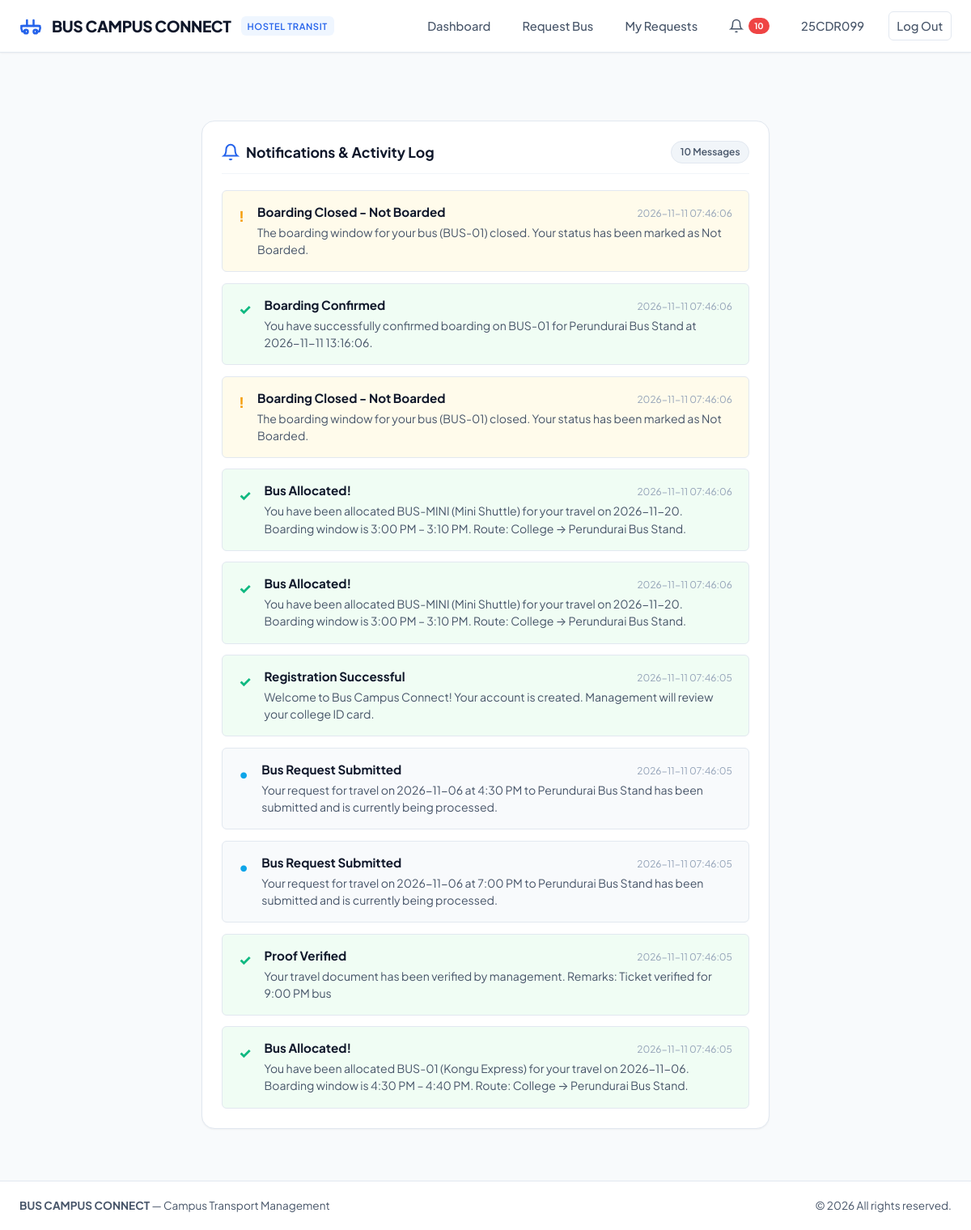
The app's page /student/notifications (signed in) with its own data.
### tables this page shows
CREATE TABLE notifications (
    id INTEGER PRIMARY KEY AUTOINCREMENT,
    user_id INTEGER NOT NULL,
    title TEXT NOT NULL,
    message TEXT NOT NULL,
    notification_type TEXT DEFAULT 'info',
    is_read INTEGER DEFAULT 0,
    created_at TIMESTAMP DEFAULT CURRENT_TIMESTAMP,
    FOREIGN KEY (user_id) REFERENCES users (id) ON DELETE CASCADE
);

### routes/student_routes.py (the view)
@student_bp.route('/notifications')
@login_required
@role_required('student')
def notifications():
    NotificationService.mark_all_as_read(session['user_id'])
    user_notifications = NotificationService.get_user_notifications(session['user_id'])
    return render_template('student/notifications.html', notifications=user_notifications)

### app.py (called while the page is built)
@app.context_processor
def inject_global_data():
    unread_count = 0
    if 'user_id' in session:
        try:
            unread_count = NotificationService.get_unread_count(session['user_id'])
        except Exception:
            unread_count = 0
    return {
        'current_user_name': session.get('name'),
        'current_user_role': session.get('role'),
        'current_user_reg': session.get('register_number'),
        'unread_notification_count': unread_count,
        'now_year': datetime.now().year,
        'destination_fixed': 'Perundurai Bus Stand'
    }

### database/db.py (called while the page is built)
def get_db():
    if 'db' not in g:
        g.db = sqlite3.connect(
            DATABASE_PATH,
            detect_types=sqlite3.PARSE_DECLTYPES | sqlite3.PARSE_COLNAMES
        )
        g.db.row_factory = sqlite3.Row
        g.db.execute("PRAGMA foreign_keys = ON;")
    return g.db

def query_db(query, args=(), one=False):
    cur = get_db().execute(query, args)
    rv = cur.fetchall()
    cur.close()
    return (dict(rv[0]) if rv else None) if one else [dict(row) for row in rv]

def execute_db(query, args=(), commit=True):
    db = get_db()
    cur = db.cursor()
    cur.execute(query, args)
    last_id = cur.lastrowid
    cur.close()
    if commit:
        db.commit()
    return last_id

### routes/auth_routes.py (called while the page is built)
def login_required(f):
    @wraps(f)
    def decorated_function(*args, **kwargs):
        if 'user_id' not in session:
            flash("Please log in to access this page.", "warning")
            return redirect(url_for('auth.login_student'))
        return f(*args, **kwargs)
    return decorated_function

def role_required(required_role):
    def decorator(f):
        @wraps(f)
        def decorated_function(*args, **kwargs):
            if 'user_id' not in session:
                flash("Please log in to access this page.", "warning")
                return redirect(url_for('auth.login_student'))
            if session.get('role') != required_role:
                flash(f"Unauthorized. Access restricted to {required_role} accounts.", "danger")
                if session.get('role') == 'management':
                    return redirect(url_for('management.dashboard'))
                else:
                    return redirect(url_for('student.dashboard'))
            return f(*args, **kwargs)
        return decorated_function
    return decorator

### services/notification_service.py (called while the page is built)
    @staticmethod
    def mark_all_as_read(user_id):
        sql = "UPDATE notifications SET is_read = 1 WHERE user_id = ?"
        execute_db(sql, (user_id,))

### templates/student/notifications.html (shortened to what this page needs)
{% extends "base.html" %}
{% block content %}
<div class="student-content" style="max-width: 750px; margin: 2rem auto;">
  <div class="card">
    <div class="card-header">
      <div class="card-title">
        <svg width="22" height="22" viewBox="0 0 24 24" fill="none" stroke="currentColor" stroke-width="2.2" style="color: var(--primary);"><path d="M18 8A6 6 0 0 0 6 8c0 7-3 9-3 9h18s-3-2-3-9"></path><path d="M13.73 21a2 2 0 0 1-3.46 0"></path></svg>
        <span>Notifications &amp; Activity Log</span>
      </div>
      <span class="badge badge-secondary">{{ notifications|length }} Messages</span>
    </div>
    {% if notifications %}
      <div style="display: flex; flex-direction: column; gap: 0.85rem;">
        {% for n in notifications %}
          <div style="padding: 1rem 1.25rem; border-radius: var(--radius-sm); border: 1px solid var(--border); background: {% if n.notification_type == 'success' %}#f0fdf4{% elif n.notification_type == 'warning' %}#fffbeb{% elif n.notification_type == 'danger' %}#fef2f2{% else %}#f8fafc{% endif %}; display: flex; align-items: flex-start; gap: 1rem;">
            <div style="margin-top: 0.15rem;">
              {% if n.notification_type == 'success' %}
                <span style="color: var(--success); font-weight: 800; font-size: 1.1rem;">&check;</span>
              {% elif n.notification_type == 'danger' %}
                <span style="color: var(--danger); font-weight: 800; font-size: 1.1rem;">&cross;</span>
              {% elif n.notification_type == 'warning' %}
                <span style="color: var(--warning); font-weight: 800; font-size: 1.1rem;">&excl;</span>
              {% else %}
                <span style="color: var(--info); font-weight: 800; font-size: 1.1rem;">&bull;</span>
              {% endif %}
            </div>
            <div style="flex-grow: 1;">
              <div style="display: flex; justify-content: space-between; align-items: baseline;">
                <h4 style="font-size: 0.95rem; font-weight: 700; color: var(--text-primary);">{{ n.title }}</h4>
                <span style="font-size: 0.75rem; color: var(--text-muted);">{{ n.created_at }}</span>
              </div>
              <p style="font-size: 0.88rem; color: var(--text-secondary); margin-top: 0.25rem;">{{ n.message }}</p>
            </div>
          </div>
        {% endfor %}
      </div>
    {% else %}
      <p style="text-align: center; color: var(--text-muted); padding: 3rem 1.5rem;">No notifications found.</p>
    {% endif %}
  </div>
</div>
{% endblock %}

### static/css/styles.css (style rules this page uses)
:root { --primary: #2563eb; --primary-hover: #1d4ed8; --primary-light: #eff6ff; --primary-dark: #1e40af; --secondary: #475569; --secondary-light: #f1f5f9; --accent: #8b5cf6; --accent-light: #f5f3ff; --success: #10b981; --success-light: #ecfdf5; --success-dark: #047857; --warning: #f59e0b; --warning-light: #fffbeb; --warning-dark: #b45309; --danger: #ef4444; --danger-light: #fef2f2; --danger-dark: #b91c1c; --info: #0ea5e9; --info-light: #f0f9ff; --bg-body: #f8fafc; --bg-card: #ffffff; --bg-sidebar: #0f172a; --bg-sidebar-hover: #1e293b; --text-primary: #0f172a; --text-secondary: #475569; --text-muted: #94a3b8; --text-on-dark: #f8fafc; --border: #e2e8f0; --border-light: #f1f5f9; --border-focus: #3b82f6; --radius-sm: 6px; --radius-md: 10px; --radius-lg: 16px; --radius-full: 9999px; --shadow-sm: 0 1px 2px 0 rgba(0, 0, 0, 0.05); --shadow-md: 0 4px 6px -1px rgba(0, 0, 0, 0.1), 0 2px 4px -1px rgba(0, 0, 0, 0.06); --shadow-lg: 0 10px 15px -3px rgba(0, 0, 0, 0.1), 0 4px 6px -2px rgba(0, 0, 0, 0.05); --shadow-xl: 0 20px 25px -5px rgba(0, 0, 0, 0.1), 0 10px 10px -5px rgba(0, 0, 0, 0.04); --font-main: -apple-system, BlinkMacSystemFont, "Segoe UI", Roboto, "Helvetica Neue", Arial, sans-serif; --font-mono: ui-monospace, SFMono-Regular, Menlo, Monaco, Consolas, "Liberation Mono", monospace; --transition: all 0.2s cubic-bezier(0.4, 0, 0.2, 1); }
* { box-sizing: border-box; margin: 0; padding: 0; }
body { font-family: var(--font-main); background-color: var(--bg-body); color: var(--text-primary); line-height: 1.5; -webkit-font-smoothing: antialiased; display: flex; flex-direction: column; min-height: 100vh; }
h1, h2, h3, h4, h5, h6 { font-weight: 700; color: var(--text-primary); line-height: 1.25; }
.student-content { flex-grow: 1; padding: 2rem 1.5rem; max-width: 1200px; width: 100%; margin: 0 auto; }
.badge { display: inline-flex; align-items: center; gap: 0.35rem; font-size: 0.75rem; font-weight: 600; padding: 0.25rem 0.65rem; border-radius: var(--radius-full); text-transform: capitalize; white-space: nowrap; }
.badge-secondary { background: var(--secondary-light); color: var(--secondary); border: 1px solid #e2e8f0; }
.card { background: var(--bg-card); border: 1px solid var(--border); border-radius: var(--radius-lg); box-shadow: var(--shadow-sm); padding: 1.5rem; transition: var(--transition); }
.card-header { display: flex; align-items: center; justify-content: space-between; margin-bottom: 1.25rem; padding-bottom: 0.75rem; border-bottom: 1px solid var(--border-light); }
.card-title { font-size: 1.1rem; font-weight: 700; color: var(--text-primary); display: flex; align-items: center; gap: 0.5rem; }

### templates/base.html (style rules this page uses)
body { font-family: 'Plus Jakarta Sans', -apple-system, sans-serif; }

### records on screen
notifications: title "Boarding Closed - Not Boarded", created_at "2026-11-11 07:46:06", message "The boarding window for your bus (BUS-01) closed. Your status has been marked as Not Boarded."
notifications: title "Boarding Confirmed", created_at "2026-11-11 07:46:06", message "You have successfully confirmed boarding on BUS-01 for Perundurai Bus Stand at 2026-11-11 13:16:06."
notifications: title "Boarding Closed - Not Boarded", created_at "2026-11-11 07:46:06", message "The boarding window for your bus (BUS-01) closed. Your status has been marked as Not Boarded."
notifications: title "Bus Allocated!", created_at "2026-11-11 07:46:06", message "You have been allocated BUS-MINI (Mini Shuttle) for your travel on 2026-11-20. Boarding window is 3:00 PM – 3:10 PM. Route: College → Perundurai Bus Stand."
notifications: title "Bus Allocated!", created_at "2026-11-11 07:46:06", message "You have been allocated BUS-MINI (Mini Shuttle) for your travel on 2026-11-20. Boarding window is 3:00 PM – 3:10 PM. Route: College → Perundurai Bus Stand."
notifications: title "Registration Successful", created_at "2026-11-11 07:46:05", message "Welcome to Bus Campus Connect! Your account is created. Management will review your college ID card."
notifications: title "Bus Request Submitted", created_at "2026-11-11 07:46:05", message "Your request for travel on 2026-11-06 at 4:30 PM to Perundurai Bus Stand has been submitted and is currently being processed."
notifications: title "Bus Request Submitted", created_at "2026-11-11 07:46:05", message "Your request for travel on 2026-11-06 at 7:00 PM to Perundurai Bus Stand has been submitted and is currently being processed."
notifications: title "Proof Verified", created_at "2026-11-11 07:46:05", message "Your travel document has been verified by management. Remarks: Ticket verified for 9:00 PM bus"
notifications: title "Bus Allocated!", created_at "2026-11-11 07:46:05", message "You have been allocated BUS-01 (Kongu Express) for your travel on 2026-11-06. Boarding window is 4:30 PM – 4:40 PM. Route: College → Perundurai Bus Stand."

### other values on screen
{{ unread_notification_count }} "10"
{{ current_user_reg }} "25CDR099"
{{ notifications|length }} "10"
